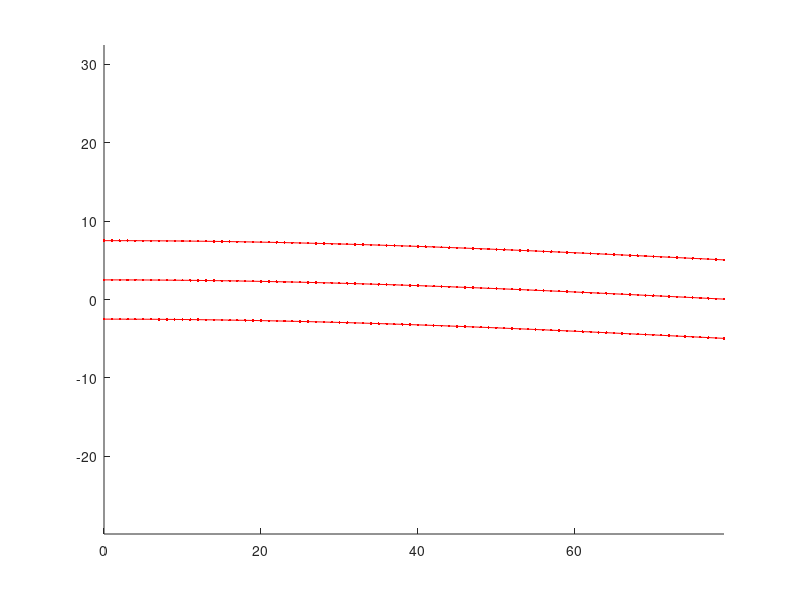

The MATLAB source for this figure: (Note: this script raises an error after producing the figure.)
s_len=80;
dt=0.1;
static=zeros(s_len,2);
figure(1);
clf(1);
hold on;
for l=-1:+1    
    for s=1:s_len
        static(s,:)=[(s-1),l*5.0+2.5*cos( 0.5*pi*(s-1)/s_len )];
    end
    plot( static(:,1), static(:,2), '.-r' );
    axis equal;
end

prv1=[-1,0];
%prv2=[70,3];
prv2=[60,30];
j=1;
col='cmyrgbk';
for i=0:10:50
    t=i*dt;
    s=30/3.6*t;    
    blur=1.0+i/50*0.5;
    %Car1
    s1=s+20.0
    pos1=[(s1),-2.5+2.5*cos( 0.5*pi*(s1-1)/s_len )];
    th1=-atan2(pos1(2)-prv1(2),pos1(1)-prv1(1));
    car1=DrawCar([pos1,th1+pi],[5,2],blur)
    plot(car1(:,1),car1(:,2),['.-',col(j)]);
    prv1=pos1;
    
    %Car2
    ss=55-s;
    %pos2=[(ss),5.0-2.5+2.5*cos( 0.5*pi*(ss-1)/s_len )];
    tha=s/s_len*pi/2;
    pos2=[20+30*cos(-tha-pi/4),35+30*sin(-tha-pi/4)];
    th2=-atan2(pos2(2)-prv2(2),pos2(1)-prv2(1));
    car2=DrawCar([pos2,th2],[5,2],blur)
    plot(car2(:,1),car2(:,2),['.-',col(j)]);
    prv2=pos2;
    
    j=j+1;
end
